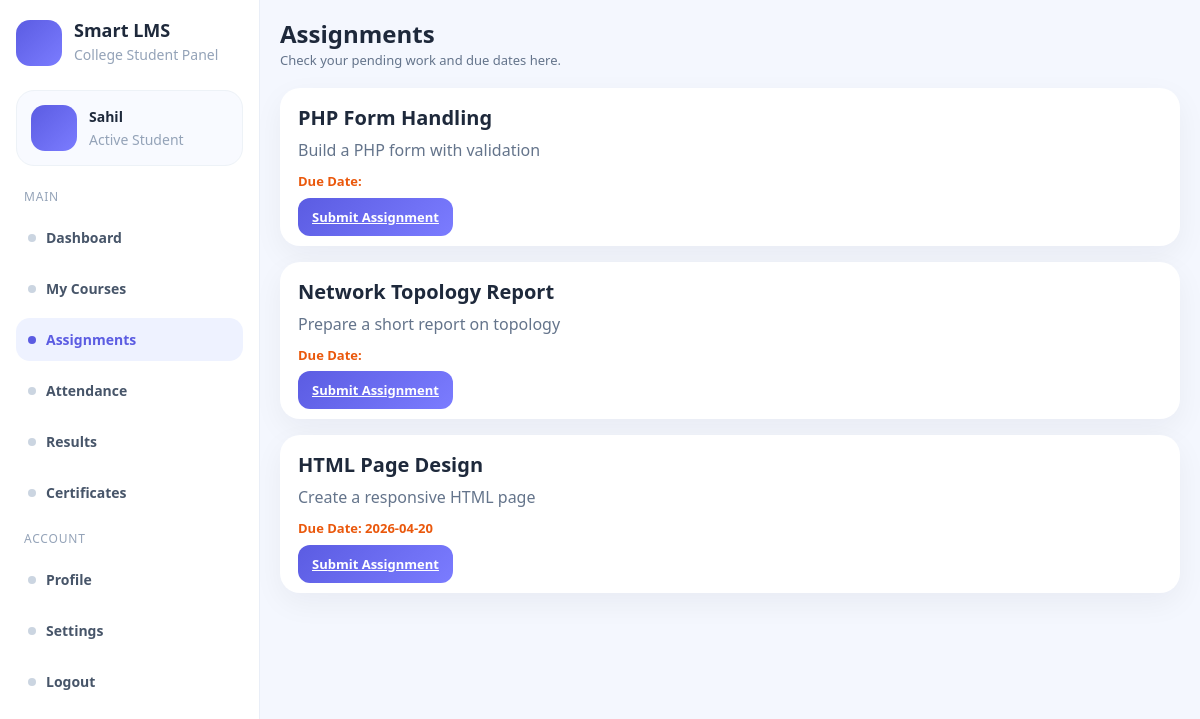
The app's page /lms_project/assignments.php (signed in) with its own data.
### tables this page shows
CREATE TABLE `assignments` (
  `id` int(11) NOT NULL,
  `course_id` int(11) DEFAULT NULL,
  `title` varchar(100) DEFAULT NULL,
  `description` text DEFAULT NULL,
  `due_date` date DEFAULT NULL
);

### lms_project/assignments.php (the view, shortened to what this page needs)
<?php
include 'includes/db.php';
$user = $_SESSION['user'];
$name = isset($user['name']) ? htmlspecialchars($user['name']) : 'Student';
$query = "SELECT * FROM assignments ORDER BY due_date ASC";
$result = mysqli_query($conn, $query);
?>
<!DOCTYPE html>
<html lang="en">
<head>
    <link href="https://cdn.jsdelivr.net/npm/bootstrap@5.0.2/dist/css/bootstrap.min.css" rel="stylesheet">
</head>
<body>
<div class="layout">
    <div class="sidebar">
        <div class="brand">
            <div class="brand-icon"><?php echo $initial; ?></div>
            <div>
                <h4>Smart LMS</h4>
                <small>College Student Panel</small>
            </div>
        </div>
        <div class="profile-panel">
            <div class="avatar"><?php echo $initial; ?></div>
            <div>
                <div style="font-weight:700; font-size:14px;"><?php echo $name; ?></div>
                <small style="color:#94a3b8;">Active Student</small>
            </div>
        </div>
        <div class="menu-title">Main</div>
        <a href="dashboard.php"><span class="menu-dot"></span> Dashboard</a>
        <a href="courses.php"><span class="menu-dot"></span> My Courses</a>
        <a href="assignments.php" class="active"><span class="menu-dot"></span> Assignments</a>
        <a href="#"><span class="menu-dot"></span> Attendance</a>
        <a href="#"><span class="menu-dot"></span> Results</a>
        <a href="#"><span class="menu-dot"></span> Certificates</a>
        <div class="menu-title">Account</div>
        <a href="#"><span class="menu-dot"></span> Profile</a>
        <a href="#"><span class="menu-dot"></span> Settings</a>
        <a href="logout.php"><span class="menu-dot"></span> Logout</a>
    </div>
    <div class="main">
        <div class="topbar">
            <div class="topbar-left">
                <h3>Assignments</h3>
                <p>Check your pending work and due dates here.</p>
            </div>
        </div>
        <?php while($row = mysqli_fetch_assoc($result)){ ?>
            <div class="assign-card">
                <h5><?php echo htmlspecialchars($row['title']); ?></h5>
                <p><?php echo htmlspecialchars($row['description']); ?></p>
                <div class="due">Due Date: <?php echo htmlspecialchars($row['due_date']); ?></div>
                <a href="/lms_project/submit_assignment.php?id=<?php echo $row['id']; ?>" class="btn-submit">Submit Assignment</a>
            </div>
        <?php } ?>
    </div>
</div>
</body>
</html>

### lms_project/assignments.php (style rules this page uses)
body { margin:0; font-family:'Segoe UI', sans-serif; background:#f4f7fe; color:#1e293b; }
.layout { display:flex; min-height:100vh; }
.sidebar { width:260px; background:#ffffff; border-right:1px solid #e9eef7; padding:20px 16px; position:fixed; left:0; top:0; height:100vh; overflow-y:auto; }
.brand { display:flex; align-items:center; gap:12px; margin-bottom:24px; }
.brand-icon { width:46px; height:46px; border-radius:14px; background:linear-gradient(135deg,#5b5ce2,#7b7cff); color:white; display:flex; align-items:center; justify-content:center; font-weight:700; }
.brand h4 { margin:0; font-size:18px; font-weight:700; }
.brand small { color:#94a3b8; }
.profile-panel { background:#f8faff; border:1px solid #edf2f7; border-radius:18px; padding:14px; display:flex; align-items:center; gap:12px; margin-bottom:22px; }
.avatar { width:46px; height:46px; border-radius:14px; background:linear-gradient(135deg,#5b5ce2,#7b7cff); color:white; display:flex; align-items:center; justify-content:center; font-weight:700; font-size:18px; flex-shrink:0; }
.menu-title { font-size:12px; color:#94a3b8; text-transform:uppercase; margin:16px 0 10px 8px; letter-spacing:0.8px; }
.sidebar a { display:flex; align-items:center; gap:10px; text-decoration:none; color:#475569; padding:11px 12px; border-radius:14px; margin-bottom:8px; font-size:14px; font-weight:600; transition:0.3s; }
.sidebar a:hover, .sidebar a.active { background:#eef2ff; color:#5b5ce2; }
.menu-dot { width:8px; height:8px; border-radius:50%; background:#cbd5e1; }
.sidebar a.active .menu-dot { background:#5b5ce2; }
.main { margin-left:260px; width:calc(100% - 260px); padding:20px; }
.topbar { display:flex; justify-content:space-between; align-items:center; gap:14px; margin-bottom:18px; }
.topbar-left h3 { margin:0; font-size:24px; font-weight:700; }
.topbar-left p { margin:2px 0 0; color:#64748b; font-size:13px; }
.assign-card { background:white; border-radius:20px; padding:18px; box-shadow:0 10px 30px rgba(15, 23, 42, 0.05); margin-bottom:16px; }
.assign-card h5 { margin-bottom:8px; font-weight:700; }
.assign-card p { color:#64748b; margin-bottom:10px; }
.due { font-size:13px; font-weight:600; color:#ea580c; margin-bottom:12px; }
.btn-submit { background:linear-gradient(135deg,#5b5ce2,#7b7cff); color:white; border:none; padding:10px 14px; border-radius:12px; font-size:13px; font-weight:700; }

### records on screen
assignments: title "PHP Form Handling", description "Build a PHP form with validation"
assignments: title "Network Topology Report", description "Prepare a short report on topology"
assignments: title "HTML Page Design", description "Create a responsive HTML page", due_date "2026-04-20"

### other values on screen
$name "Sahil"
